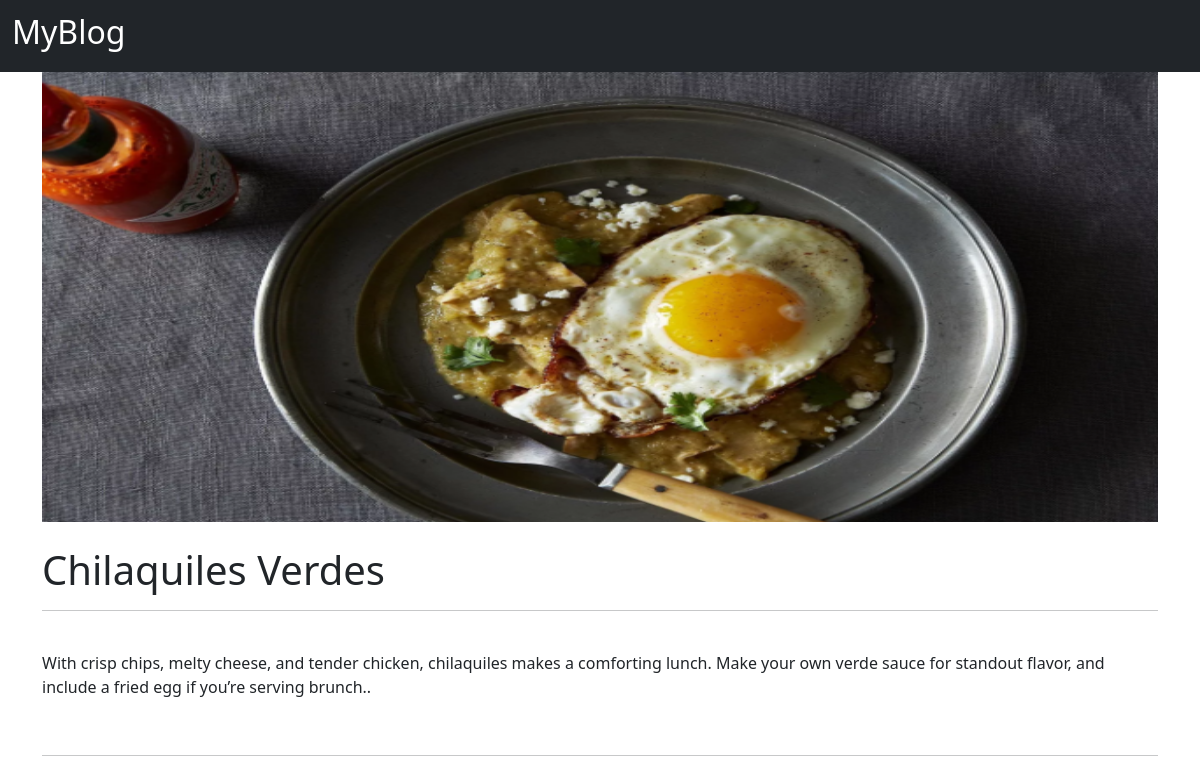
Screenshot of /blogpost/6 with the database file from the repository.
### blogapp/models.py (models this page shows, shortened)
class Post(models.Model):
    post_id=models.AutoField(primary_key=True)
    title=models.CharField(max_length=200)
    body=models.CharField(max_length=2000)
    image=models.ImageField(upload_to='posts/',default="")

### blogapp/views.py (the view)
# urls.py: path('blogpost/<int:id>',views.blogpost)
def blogpost(request,id):
    return render(request,'blogapp/blogpost.html',{'post':Post.objects.filter(post_id=id)})

### templates/blogapp/blogpost.html (shortened to what this page needs)
<!DOCTYPE html>
<html lang="en">
<head>
    <link href="https://cdn.jsdelivr.net/npm/bootstrap@5.0.0-beta3/dist/css/bootstrap.min.css" rel="stylesheet">
</head>
<body>
<nav class="navbar navbar-dark bg-dark">
  <div class="container-fluid">
    <a class="navbar-brand" href='/' >
      <h2>MyBlog</h2>
    </a>
  </div>
</nav>
<div class="container  " >
    <article class="blog-post">
        <img src='/media/{{ post.0.image }}'width='100%' height="450px"><br>
        <h1 class="blog-post-title pt-4">{{post.0.title}}</h1>
        <hr><br>
        <p>{{post.0.body}}.</p>
        <br><hr><br>
    </article>
</div>
</body>
</html>

### rows the page displays
Post: image (picture), title "Chilaquiles Verdes", body "With crisp chips, melty cheese, and tender chicken, chilaquiles makes a comforting lunch. Make your own verde sauce for standout flavor, and include a fried egg if you’re serving brunch."
